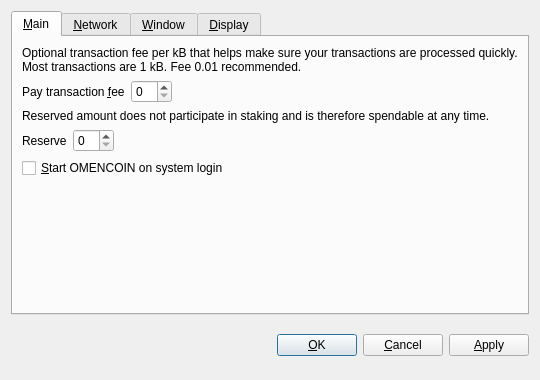
<?xml version="1.0" encoding="UTF-8"?>
<ui version="4.0">
 <class>OptionsDialog</class>
 <widget class="QDialog" name="OptionsDialog">
  <property name="geometry">
   <rect>
    <x>0</x>
    <y>0</y>
    <width>540</width>
    <height>380</height>
   </rect>
  </property>
  <property name="windowTitle">
   <string>Options</string>
  </property>
  <property name="modal">
   <bool>true</bool>
  </property>
  <layout class="QVBoxLayout" name="verticalLayout">
   <item>
    <widget class="QTabWidget" name="tabWidget">
     <property name="tabPosition">
      <enum>QTabWidget::North</enum>
     </property>
     <property name="currentIndex">
      <number>0</number>
     </property>
     <widget class="QWidget" name="tabMain">
      <attribute name="title">
       <string>&amp;Main</string>
      </attribute>
      <layout class="QVBoxLayout" name="verticalLayout_Main">
       <item>
        <widget class="QLabel" name="transactionFeeInfoLabel">
         <property name="text">
          <string>Optional transaction fee per kB that helps make sure your transactions are processed quickly. Most transactions are 1 kB. Fee 0.01 recommended.</string>
         </property>
         <property name="textFormat">
          <enum>Qt::PlainText</enum>
         </property>
         <property name="wordWrap">
          <bool>true</bool>
         </property>
        </widget>
       </item>
       <item>
        <layout class="QHBoxLayout" name="horizontalLayoutFee">
         <item>
          <widget class="QLabel" name="transactionFeeLabel">
           <property name="text">
            <string>Pay transaction &amp;fee</string>
           </property>
           <property name="textFormat">
            <enum>Qt::PlainText</enum>
           </property>
           <property name="buddy">
            <cstring>transactionFee</cstring>
           </property>
          </widget>
         </item>
         <item>
          <widget class="BitcoinAmountField" name="transactionFee"/>
         </item>
         <item>
          <spacer name="horizontalSpacerFee">
           <property name="orientation">
            <enum>Qt::Horizontal</enum>
           </property>
           <property name="sizeHint" stdset="0">
            <size>
             <width>40</width>
             <height>20</height>
            </size>
           </property>
          </spacer>
         </item>
        </layout>
       </item>
       <item>
        <widget class="QLabel" name="reserveBalanceInfoLabel">
         <property name="text">
          <string>Reserved amount does not participate in staking and is therefore spendable at any time.</string>
         </property>
         <property name="textFormat">
          <enum>Qt::PlainText</enum>
         </property>
         <property name="wordWrap">
          <bool>true</bool>
         </property>
        </widget>
       </item>
       <item>
        <layout class="QHBoxLayout" name="horizontalLayoutReserveBalance">
         <item>
          <widget class="QLabel" name="reserveBalanceLabel">
           <property name="text">
            <string>Reserve</string>
           </property>
           <property name="textFormat">
            <enum>Qt::PlainText</enum>
           </property>
           <property name="buddy">
            <cstring>reserveBalance</cstring>
           </property>
          </widget>
         </item>
         <item>
          <widget class="BitcoinAmountField" name="reserveBalance"/>
         </item>
         <item>
          <spacer name="horizontalSpacerReserveBalance">
           <property name="orientation">
            <enum>Qt::Horizontal</enum>
           </property>
           <property name="sizeHint" stdset="0">
            <size>
             <width>40</width>
             <height>20</height>
            </size>
           </property>
          </spacer>
         </item>
        </layout>
       </item>
       <item>
        <widget class="QCheckBox" name="bitcoinAtStartup">
         <property name="toolTip">
          <string>Automatically start OMENCOIN after logging in to the system.</string>
         </property>
         <property name="text">
          <string>&amp;Start OMENCOIN on system login</string>
         </property>
        </widget>
       </item>
       <item>
        <spacer name="verticalSpacer_Main">
         <property name="orientation">
          <enum>Qt::Vertical</enum>
         </property>
         <property name="sizeHint" stdset="0">
          <size>
           <width>20</width>
           <height>40</height>
          </size>
         </property>
        </spacer>
       </item>
      </layout>
     </widget>
     <widget class="QWidget" name="tabNetwork">
      <attribute name="title">
       <string>&amp;Network</string>
      </attribute>
      <layout class="QVBoxLayout" name="verticalLayout_Network">
       <item>
        <widget class="QCheckBox" name="mapPortUpnp">
         <property name="toolTip">
          <string>Automatically open the OMENCOIN client port on the router. This only works when your router supports UPnP and it is enabled.</string>
         </property>
         <property name="text">
          <string>Map port using &amp;UPnP</string>
         </property>
        </widget>
       </item>
       <item>
        <widget class="QCheckBox" name="connectSocks">
         <property name="toolTip">
          <string>Connect to the OMENCOIN network through a SOCKS proxy (e.g. when connecting through Tor).</string>
         </property>
         <property name="text">
          <string>&amp;Connect through SOCKS proxy:</string>
         </property>
        </widget>
       </item>
       <item>
        <layout class="QHBoxLayout" name="horizontalLayout_Network">
         <item>
          <widget class="QLabel" name="proxyIpLabel">
           <property name="text">
            <string>Proxy &amp;IP:</string>
           </property>
           <property name="textFormat">
            <enum>Qt::PlainText</enum>
           </property>
           <property name="buddy">
            <cstring>proxyIp</cstring>
           </property>
          </widget>
         </item>
         <item>
          <widget class="QValidatedLineEdit" name="proxyIp">
           <property name="maximumSize">
            <size>
             <width>140</width>
             <height>16777215</height>
            </size>
           </property>
           <property name="toolTip">
            <string>IP address of the proxy (e.g. 127.0.0.1)</string>
           </property>
          </widget>
         </item>
         <item>
          <widget class="QLabel" name="proxyPortLabel">
           <property name="text">
            <string>&amp;Port:</string>
           </property>
           <property name="textFormat">
            <enum>Qt::PlainText</enum>
           </property>
           <property name="buddy">
            <cstring>proxyPort</cstring>
           </property>
          </widget>
         </item>
         <item>
          <widget class="QLineEdit" name="proxyPort">
           <property name="maximumSize">
            <size>
             <width>55</width>
             <height>16777215</height>
            </size>
           </property>
           <property name="toolTip">
            <string>Port of the proxy (e.g. 9050)</string>
           </property>
          </widget>
         </item>
         <item>
          <widget class="QLabel" name="socksVersionLabel">
           <property name="text">
            <string>SOCKS &amp;Version:</string>
           </property>
           <property name="textFormat">
            <enum>Qt::PlainText</enum>
           </property>
           <property name="buddy">
            <cstring>socksVersion</cstring>
           </property>
          </widget>
         </item>
         <item>
          <widget class="QValueComboBox" name="socksVersion">
           <property name="toolTip">
            <string>SOCKS version of the proxy (e.g. 5)</string>
           </property>
          </widget>
         </item>
         <item>
          <spacer name="horizontalSpacer_Network">
           <property name="orientation">
            <enum>Qt::Horizontal</enum>
           </property>
           <property name="sizeHint" stdset="0">
            <size>
             <width>40</width>
             <height>20</height>
            </size>
           </property>
          </spacer>
         </item>
        </layout>
       </item>
       <item>
        <spacer name="verticalSpacer_Network">
         <property name="orientation">
          <enum>Qt::Vertical</enum>
         </property>
         <property name="sizeHint" stdset="0">
          <size>
           <width>20</width>
           <height>40</height>
          </size>
         </property>
        </spacer>
       </item>
      </layout>
     </widget>
     <widget class="QWidget" name="tabWindow">
      <attribute name="title">
       <string>&amp;Window</string>
      </attribute>
      <layout class="QVBoxLayout" name="verticalLayout_Window">
       <item>
        <widget class="QCheckBox" name="minimizeToTray">
         <property name="toolTip">
          <string>Show only a tray icon after minimizing the window.</string>
         </property>
         <property name="text">
          <string>&amp;Minimize to the tray instead of the taskbar</string>
         </property>
        </widget>
       </item>
       <item>
        <widget class="QCheckBox" name="minimizeOnClose">
         <property name="toolTip">
          <string>Minimize instead of exit the application when the window is closed. When this option is enabled, the application will be closed only after selecting Quit in the menu.</string>
         </property>
         <property name="text">
          <string>M&amp;inimize on close</string>
         </property>
        </widget>
       </item>
       <item>
        <spacer name="verticalSpacer_Window">
         <property name="orientation">
          <enum>Qt::Vertical</enum>
         </property>
         <property name="sizeHint" stdset="0">
          <size>
           <width>20</width>
           <height>40</height>
          </size>
         </property>
        </spacer>
       </item>
      </layout>
     </widget>
     <widget class="QWidget" name="tabDisplay">
      <attribute name="title">
       <string>&amp;Display</string>
      </attribute>
      <layout class="QVBoxLayout" name="verticalLayout_Display">
       <item>
        <layout class="QHBoxLayout" name="horizontalLayout_1_Display">
         <item>
          <widget class="QLabel" name="langLabel">
           <property name="text">
            <string>User Interface &amp;language:</string>
           </property>
           <property name="textFormat">
            <enum>Qt::PlainText</enum>
           </property>
           <property name="buddy">
            <cstring>lang</cstring>
           </property>
          </widget>
         </item>
         <item>
          <widget class="QValueComboBox" name="lang">
           <property name="toolTip">
            <string>The user interface language can be set here. This setting will take effect after restarting OMENCOIN.</string>
           </property>
          </widget>
         </item>
        </layout>
       </item>
       <item>
        <layout class="QHBoxLayout" name="horizontalLayout_2_Display">
         <item>
          <widget class="QLabel" name="unitLabel">
           <property name="text">
            <string>&amp;Unit to show amounts in:</string>
           </property>
           <property name="textFormat">
            <enum>Qt::PlainText</enum>
           </property>
           <property name="buddy">
            <cstring>unit</cstring>
           </property>
          </widget>
         </item>
         <item>
          <widget class="QValueComboBox" name="unit">
           <property name="toolTip">
            <string>Choose the default subdivision unit to show in the interface and when sending coins.</string>
           </property>
          </widget>
         </item>
        </layout>
       </item>
       <item>
        <widget class="QCheckBox" name="displayAddresses">
         <property name="toolTip">
          <string>Whether to show OMENCOIN addresses in the transaction list or not.</string>
         </property>
         <property name="text">
          <string>&amp;Display addresses in transaction list</string>
         </property>
        </widget>
       </item>
       <item>
        <widget class="QCheckBox" name="coinControlFeatures">
         <property name="toolTip">
          <string>Whether to show coin control features or not.</string>
         </property>
         <property name="text">
          <string>Display coin &amp;control features (experts only!)</string>
         </property>
        </widget>
       </item>
       <item>
        <spacer name="verticalSpacer_Display">
         <property name="orientation">
          <enum>Qt::Vertical</enum>
         </property>
         <property name="sizeHint" stdset="0">
          <size>
           <width>20</width>
           <height>40</height>
          </size>
         </property>
        </spacer>
       </item>
      </layout>
     </widget>
    </widget>
   </item>
   <item>
    <layout class="QHBoxLayout" name="horizontalLayout_Buttons">
     <item>
      <spacer name="horizontalSpacer_1">
       <property name="orientation">
        <enum>Qt::Horizontal</enum>
       </property>
       <property name="sizeHint" stdset="0">
        <size>
         <width>40</width>
         <height>48</height>
        </size>
       </property>
      </spacer>
     </item>
     <item>
      <widget class="QLabel" name="statusLabel">
       <property name="font">
        <font>
         <weight>75</weight>
         <bold>true</bold>
        </font>
       </property>
       <property name="text">
        <string/>
       </property>
       <property name="textFormat">
        <enum>Qt::PlainText</enum>
       </property>
       <property name="wordWrap">
        <bool>true</bool>
       </property>
      </widget>
     </item>
     <item>
      <spacer name="horizontalSpacer_2">
       <property name="orientation">
        <enum>Qt::Horizontal</enum>
       </property>
       <property name="sizeHint" stdset="0">
        <size>
         <width>40</width>
         <height>48</height>
        </size>
       </property>
      </spacer>
     </item>
     <item>
      <widget class="QPushButton" name="okButton">
       <property name="text">
        <string>&amp;OK</string>
       </property>
      </widget>
     </item>
     <item>
      <widget class="QPushButton" name="cancelButton">
       <property name="text">
        <string>&amp;Cancel</string>
       </property>
       <property name="autoDefault">
        <bool>false</bool>
       </property>
      </widget>
     </item>
     <item>
      <widget class="QPushButton" name="applyButton">
       <property name="text">
        <string>&amp;Apply</string>
       </property>
       <property name="autoDefault">
        <bool>false</bool>
       </property>
      </widget>
     </item>
    </layout>
   </item>
  </layout>
 </widget>
 <customwidgets>
  <customwidget>
   <class>BitcoinAmountField</class>
   <extends>QSpinBox</extends>
   <header>bitcoinamountfield.h</header>
  </customwidget>
  <customwidget>
   <class>QValueComboBox</class>
   <extends>QComboBox</extends>
   <header>qvaluecombobox.h</header>
  </customwidget>
  <customwidget>
   <class>QValidatedLineEdit</class>
   <extends>QLineEdit</extends>
   <header>qvalidatedlineedit.h</header>
  </customwidget>
 </customwidgets>
 <resources/>
 <connections/>
</ui>
